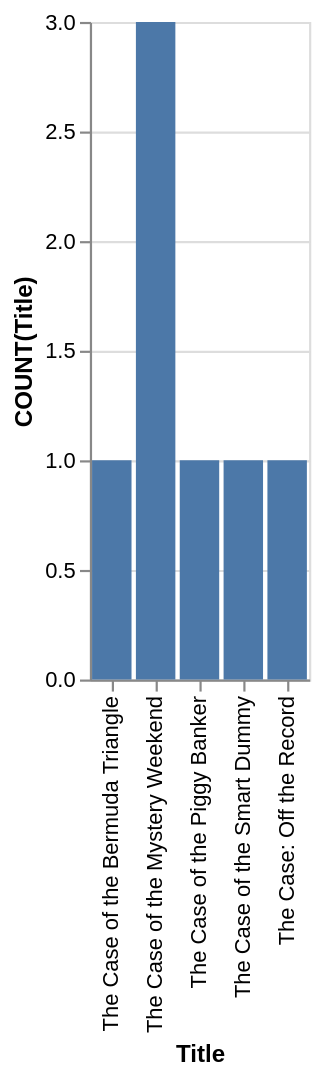

Describe this chart as a Vega-Lite specification.
### Vega-Lite specification from a JSON file in a GitHub repository (floating-point values rounded to 4 significant figures)
{"data": {"values": [{"x_data": "The Case of the Bermuda Triangle", "y_data": 1}, {"x_data": "The Case of the Mystery Weekend", "y_data": 3}, {"x_data": "The Case of the Piggy Banker", "y_data": 1}, {"x_data": "The Case of the Smart Dummy", "y_data": 1}, {"x_data": "The Case: Off the Record", "y_data": 1}]}, "mark": "bar", "encoding": {"x": {"field": "x_data", "type": "nominal", "title": "Title", "sort": "ascending"}, "y": {"field": "y_data", "type": "quantitative", "title": "COUNT(Title)"}}}
